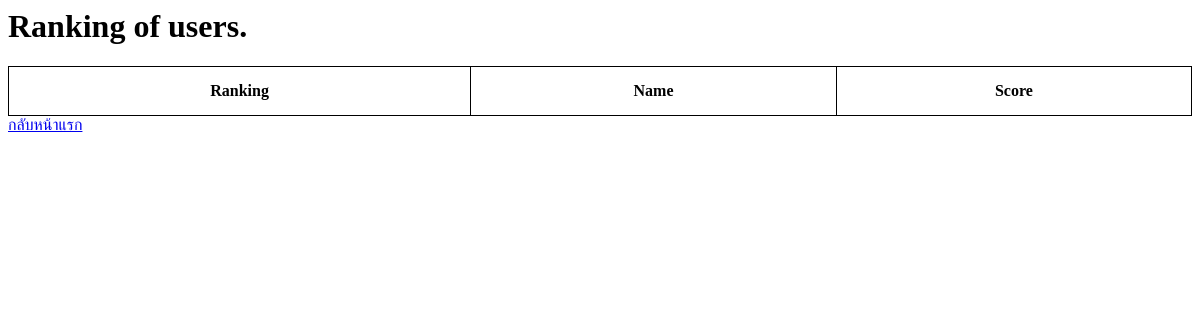
The app's page /quiz/ranking/, older data.
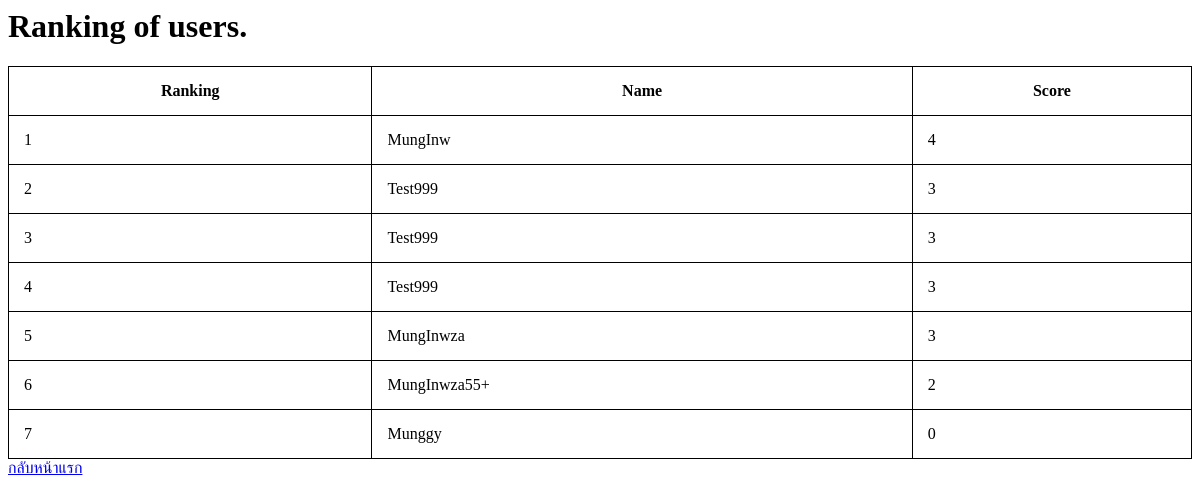
The same page, newer data.
### quiz/models.py (models this page shows, shortened)
class User_answer(models.Model):
    user_name = models.CharField(max_length=20)
    score = models.IntegerField(default=0)

### quiz/views.py (the view)
def ranking(request):
    topscore_list = User_answer.objects.order_by('-score')[:20]
    context = {'user': topscore_list}
    return render(request, 'quiz/ranking.html',context)

### quiz/templates/quiz/ranking.html (shortened to what this page needs)
<h1>Ranking of users.</h1>
</head>
<body>
<table style="width:100%">
  <tr>
    <th>Ranking</th>
    <th>Name</th>
    <th>Score</th>
  </tr>
{% for user in user.all %}
  <tr>
    <td>{{forloop.counter}}</td>
    <td>{{user.user_name}}</td>
    <td>{{user.score}}</td>
  </tr>
{% endfor %}
</table>
</body>
</html>
<a href="{% url 'quiz:index' %}">กลับหน้าแรก<br>

Row changes from the older to the newer data that the page shows:
added User_answer: user_name "MungInw", score "4"
added User_answer: user_name "Test999", score "3"
added User_answer: user_name "Test999", score "3"
added User_answer: user_name "Test999", score "3"
added User_answer: user_name "MungInwza", score "3"
added User_answer: user_name "MungInwza55+", score "2"
added User_answer: user_name "Munggy", score "0"
